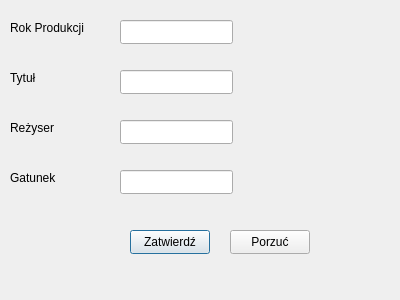
<?xml version="1.0" encoding="UTF-8"?>
<ui version="4.0">
 <class>Edit</class>
 <widget class="QDialog" name="Edit">
  <property name="geometry">
   <rect>
    <x>0</x>
    <y>0</y>
    <width>400</width>
    <height>300</height>
   </rect>
  </property>
  <property name="windowTitle">
   <string>Dialog</string>
  </property>
  <widget class="QPushButton" name="pushButton_Zatwierdz">
   <property name="geometry">
    <rect>
     <x>130</x>
     <y>230</y>
     <width>80</width>
     <height>24</height>
    </rect>
   </property>
   <property name="text">
    <string>Zatwierdź</string>
   </property>
  </widget>
  <widget class="QPushButton" name="pushButton_Porzuc">
   <property name="geometry">
    <rect>
     <x>230</x>
     <y>230</y>
     <width>80</width>
     <height>24</height>
    </rect>
   </property>
   <property name="text">
    <string>Porzuć</string>
   </property>
  </widget>
  <widget class="QLabel" name="label_2">
   <property name="geometry">
    <rect>
     <x>10</x>
     <y>70</y>
     <width>49</width>
     <height>16</height>
    </rect>
   </property>
   <property name="text">
    <string>Tytuł</string>
   </property>
  </widget>
  <widget class="QLabel" name="label_3">
   <property name="geometry">
    <rect>
     <x>10</x>
     <y>120</y>
     <width>49</width>
     <height>16</height>
    </rect>
   </property>
   <property name="text">
    <string>Reżyser</string>
   </property>
  </widget>
  <widget class="QLabel" name="label">
   <property name="geometry">
    <rect>
     <x>10</x>
     <y>20</y>
     <width>121</width>
     <height>16</height>
    </rect>
   </property>
   <property name="text">
    <string>Rok Produkcji</string>
   </property>
  </widget>
  <widget class="QLineEdit" name="rok_prod_edit">
   <property name="geometry">
    <rect>
     <x>120</x>
     <y>20</y>
     <width>113</width>
     <height>24</height>
    </rect>
   </property>
  </widget>
  <widget class="QLabel" name="label_4">
   <property name="geometry">
    <rect>
     <x>10</x>
     <y>170</y>
     <width>49</width>
     <height>16</height>
    </rect>
   </property>
   <property name="text">
    <string>Gatunek</string>
   </property>
  </widget>
  <widget class="QLineEdit" name="rezyser_edit">
   <property name="geometry">
    <rect>
     <x>120</x>
     <y>120</y>
     <width>113</width>
     <height>24</height>
    </rect>
   </property>
  </widget>
  <widget class="QLineEdit" name="gatunek_edit">
   <property name="geometry">
    <rect>
     <x>120</x>
     <y>170</y>
     <width>113</width>
     <height>24</height>
    </rect>
   </property>
  </widget>
  <widget class="QLineEdit" name="tytul_edit">
   <property name="geometry">
    <rect>
     <x>120</x>
     <y>70</y>
     <width>113</width>
     <height>24</height>
    </rect>
   </property>
  </widget>
 </widget>
 <resources/>
 <connections/>
</ui>
